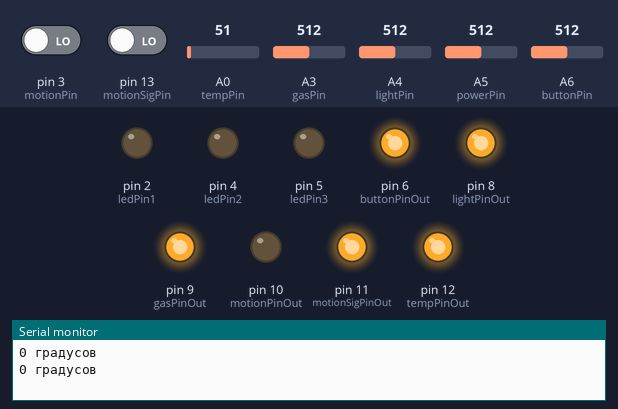
This sketch was run on a simulated Arduino Nano, built with avr-gcc and run on an emulated ATmega328P. Parts: output pins drawn as LEDs (lit = HIGH), the last lines printed to the serial monitor. The test bench sets the inputs (shaded band); at power-on: A3 (gasPin) = 512, A5 (powerPin) = 512, pin 3 (motionPin) LOW, pin 13 (motionSigPin) LOW, A0 (tempPin) = 51, A4 (lightPin) = 512, A6 (buttonPin) = 512. Pins used as bus, display or sensor lines are not drawn.

Above: at 1.8 s.
1.9 s: A3 (gasPin) set to 877
4.2 s: A3 (gasPin) set to 907
At 7.0 s:
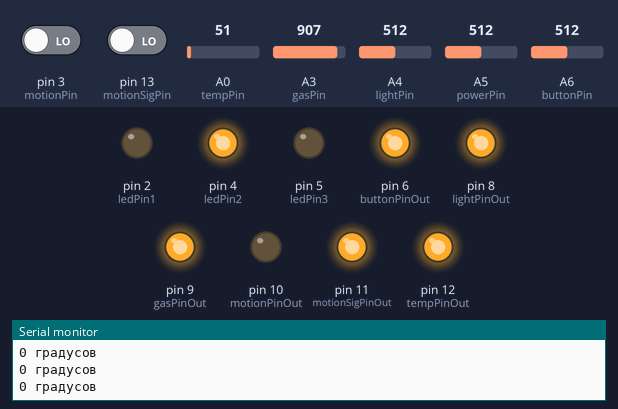
7.5 s: A5 (powerPin) set to 877
10.2 s: A5 (powerPin) set to 903
At 12.9 s:
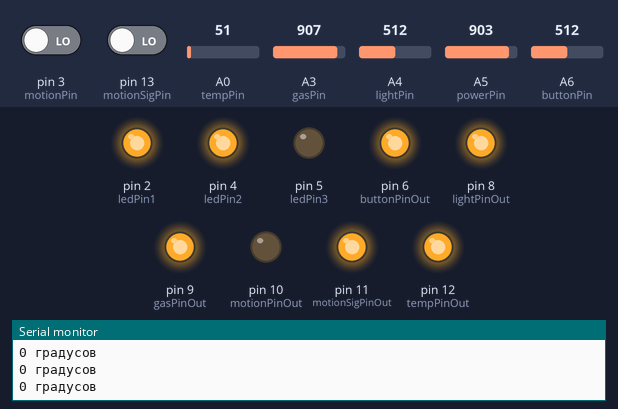
13.5 s: pin 3 (motionPin) driven HIGH
At 15.3 s:
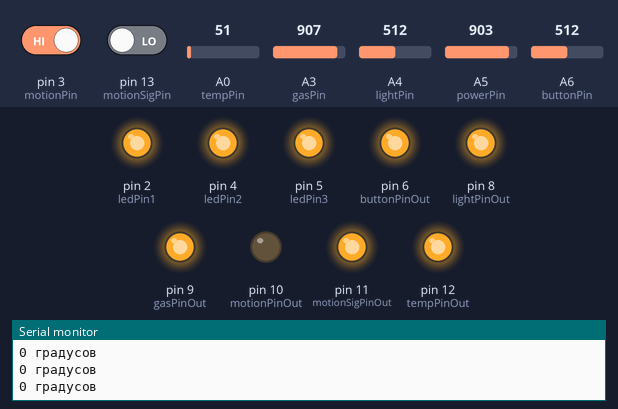
16.5 s: A5 (powerPin) set to 716
At 18.9 s:
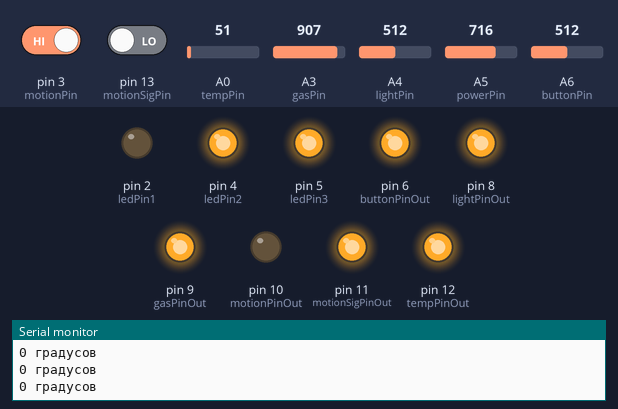
Timing chart, 0 to 20.4 s (numbered marks = the images above; inputs shaded):
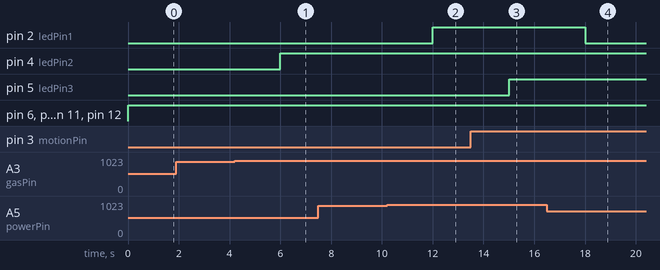

Measured:
- the behaviour switches between 888 and 889 on A3 (gasPin) (found by bisection; images 0 and 1)
- the behaviour switches between 888 and 889 on A5 (powerPin) (found by bisection; images 1 and 2)
- after the input at 4.2 s, pin 4 (ledPin2): LOW → HIGH after 1.8 s
- after the input at 10.2 s, pin 2 (ledPin1): LOW → HIGH after 1.8 s
- after the input at 13.5 s, pin 5 (ledPin3): LOW → HIGH after 1.5 s
- after the input at 16.5 s, pin 2 (ledPin1): HIGH → LOW after 1.5 s

The sketch:

test_phisical.ino
```cpp
#define tempPin  A0 //пин датчика температуры
#define motionSigPin  13 //пин датчика движения для сигнализации
#define motionPin  3 //пин датчика движения для света
#define gasPin  A3 //пин датчика газа
#define lightPin  A4 //пин датчика света
#define powerPin  A5 //пин датчика удара
#define buttonPin  A6 //пин датчика кнопки

#define ledPin1  2 //пин светодиода для сигнализации
#define ledPin2  4 //пин светодиода для датчика газа
#define ledPin3  5 //пин светодиода для света
#define buttonPinOut  6 //пин для эмулятора кнопки
#define powerPinOut  7 //пин для эмулятора датчика разбития стекла
#define lightPinOut  8 //пин для эмулятора датчика света
#define gasPinOut  9 //пин для эмулятора датчика газа
#define motionPinOut  10 //пин для эмулятора датчика движения для света
#define motionSigPinOut  11 //пин для эмулятора датчика движения для сигнализации
#define tempPinOut  12 //пин для эмулятора датчика температуры

int temp = 15; //устанавливаем температуру
int light = 2; //устанавливаем уровень света от 1 до 10
int gas = 8; //устанавливаем уровень утечки газа от 1 до 10
int power = 8; //устанавливаем силу удара стекла от 1 до 10

//устанвливаем выводимые датчиками результаты
int setPower = 1023/power;
int setTemp = 1023/temp;
int setLight = 1023/light;
int setGas = 1023/gas;
int button = 2; //первый режим: под охраной, второй режим: ночь
//третий режим: отключить сигнализацию
int setButton = 1023/button;


void setup() {
  Serial.begin(9600);
  //пины на вход
  pinMode(tempPin, INPUT);
  pinMode(motionSigPin, INPUT);
  pinMode(motionPin, INPUT);
  pinMode(gasPin, INPUT);
  pinMode(lightPin, INPUT);
  pinMode(powerPin, INPUT);
  pinMode(buttonPin, INPUT);
  //пины на выход
  pinMode(ledPin1, OUTPUT);
  pinMode(ledPin2, OUTPUT);
  pinMode(ledPin3, OUTPUT);
  pinMode(buttonPinOut, OUTPUT);
  pinMode(powerPinOut, OUTPUT);
  pinMode(lightPinOut, OUTPUT);
  pinMode(gasPinOut, OUTPUT);
  pinMode(motionPinOut, OUTPUT);
  pinMode(motionSigPinOut, OUTPUT);
  pinMode(tempPinOut, OUTPUT);
}

void loop() {
  //включаем эмуляторы датчиков
  digitalWrite(tempPinOut, HIGH);
  digitalWrite(motionSigPinOut, HIGH);
  digitalWrite(motionPinOut, LOW);
  digitalWrite(gasPinOut, HIGH);
  digitalWrite(lightPinOut, HIGH);
  digitalWrite(powerPinOut, HIGH);
  digitalWrite(buttonPinOut, HIGH);
  //считываем значения с эмуляторов
  int buttonRead = analogRead(buttonPin);
  int tempRead = analogRead(tempPin);
  int gasRead = analogRead(gasPin);
  int motionRead = digitalRead(motionPin);
  int motionSigRead = digitalRead(motionSigPin);
  int lightRead = analogRead(lightPin);
  int powerRead = analogRead(powerPin);
  //настраиваем вывод температуры на экран
  int TEMP = tempRead / setTemp;
  Serial.print(TEMP);
  Serial.println(" градусов");
  delay(1000);
  //устнавливаем значения результатов с датчиков
  int LIGHT = lightRead / setLight;
  int GAS = gasRead / setGas;
  int POWER = powerRead / setPower;
  //настраиваем режим работы кнопки
  //если стоит первый режим
  if (button == 1 )
  {
    if (POWER > 6 || motionSigRead == HIGH)
    {
      digitalWrite(ledPin1, HIGH);
    }
    else
    {
      digitalWrite(ledPin1, LOW);
    }
  }
  //если стоит второй режим
  else if(button == 2)
  {
    if(POWER > 6)
    {
      digitalWrite(ledPin1, HIGH);
    }
    else
    {
      digitalWrite(ledPin1, LOW);
    }
  }
  //если стоит третий режим
  else
  {
    digitalWrite(ledPin1, LOW);
  }
  //обработка датчика света
  if(LIGHT < 4 && motionRead == HIGH)
  {
    digitalWrite(ledPin3, HIGH);
  }
  else
  {
    digitalWrite(ledPin3, LOW);
  }
  //обработка датчика газа
  if( GAS > 6)
  {
    digitalWrite(ledPin2, HIGH);
  }
  else
  {
    digitalWrite(ledPin2, LOW);
  }
}
```
